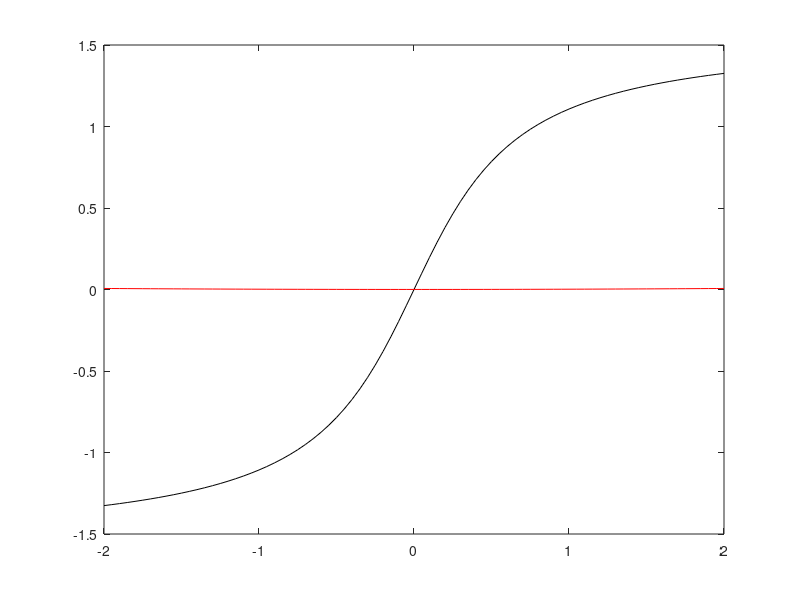
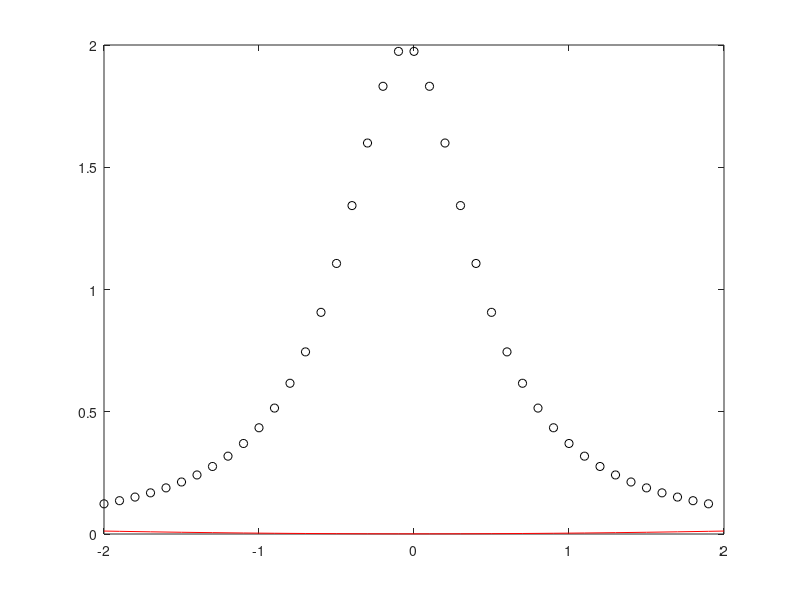

MATLAB code to generate these figures, in order:
clear all
close all
clc

f=@(x) atan(2*x);
fp=@(x) 2/(4*(x.^2)+1);

a=-2;
b=2;
h1=0.1;
h2=0.05;
myx1=[a:h1:b]';
myx2=[a:h2:b]';
figure(1)

plot(myx2,f(myx2),'k',myx2,fp(myx2),'r')

fp_forward_1=zeros(length(myx1)-1);
fp_forward_1= (f(myx1(2:end))-f(myx1(1:end-1)))/(h1);

figure(2)
plot(myx1(1:end-1),fp_forward_1,'ko',myx1,fp(myx1),'r')
